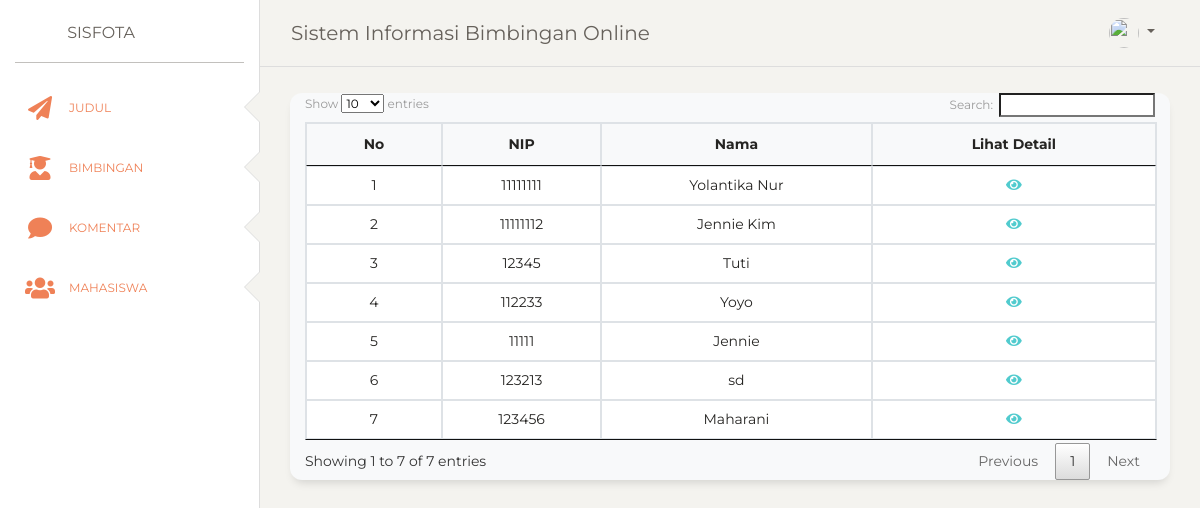
The page /index.php/dosen/mahasiswaData on the database its author committed.
### tables this page shows
CREATE TABLE `mahasiswa` (
  `id_mhs` int(11) NOT NULL,
  `nim` varchar(15) NOT NULL,
  `nm_mhs` varchar(100) NOT NULL,
  `j_kelamin` varchar(20) NOT NULL,
  `prodi` varchar(100) NOT NULL,
  `outline` varchar(200) NOT NULL,
  `thn_angk` int(11) NOT NULL,
  `password` varchar(225) NOT NULL,
  `foto` varchar(225) NOT NULL,
  `status` varchar(20) NOT NULL
);

### application/controllers/Dosen.php (called while the page is built, shortened)
<?php
class Dosen extends CI_Controller{
	function __construct()	{
	   $this->load->model('m_mahasiswa');
	   $this->load->model('m_dosen');
	   $this->load->model('m_bimbingan');
	     $this->load->model('m_komentar');
	}
public function mahasiswaData()
{
		$data['judul'] = "Data Mahasiswa";
		$data['lihat'] = $this->db->get_where('komentar',array('id_mhs'=> $this->session->userdata('nim')))->result_array();
 		$data['user'] = $this->db->get_where('pembimbing',['nip' =>
		$this->session->userdata('nip')])->row_array();
		$data['mahasiswa'] = $this->m_bimbingan->dataMahasiswa();
        $this->load->view('dosen/dashboard-nav',$data);
		$this->load->view('dosen/mahasiswaData',$data);
		$this->load->view('dosen/footer');
}
}
?>

### index.php (called while the page is built, shortened)
<?php
require_once BASEPATH.'core/CodeIgniter.php';

### application/models/M_bimbingan.php (called while the page is built, shortened)
<?php
class m_bimbingan extends CI_Model{
   function dataMahasiswa(){
   return $this->db->get('mahasiswa')->result_array();
  }
}
?>

### application/views/dosen/mahasiswaData.php (the view)
<div class="content">
        <div class="row">
          <div class="col-sm-12">
            <div class="card bg-light mb-3" style="max-width: 100%;">
<div class="col-sm-12">
  <table id="tabel" class=" table-bordered" cellspacing="0" width="100%">
    <thead style="text-align: center;">
    <tr>
      <th>No</th>
      <th>NIP</th>
      <th>Nama</th>
      <th>Lihat Detail</th>
    </tr>
    </thead>
    <tbody style="text-align: center;">
      <?php
    $id_judul = 1;
    foreach($mahasiswa as $row) { ?>
      <tr>
      <td><?=$id_judul++ ?></td>
      <td><?=$row['nim']; ?></td>
      <td><?=$row['nm_mhs']; ?></td>
      <td>
        <a href="<?= base_url();?>dosen/mahasiswaDetail/<?=$row['id_mhs'];?>"><span class="fas fa-fw fa-eye" title="Edit"></span></a>
      </td>
    </tr>
    <?php } ?>
    </tbody>
    </table>
  </div>
</div>
 </div>
</div>
</div>

### application/views/dosen/dashboard-nav.php (shortened to what this page needs)
<!DOCTYPE html>
<html>
<head>
  <link href="<?=base_url('assets/fa/css/all.css')?>" rel="stylesheet">
  <link href="<?=base_url('assets/css/bootstrap.min.css')?>" rel="stylesheet" />
  <link href="<?=base_url('assets/css/paper-dashboard.css?v=2.0.1')?>" rel="stylesheet"/>
  <link href="assets/demo/demo.css" rel="stylesheet" />
 <link rel="stylesheet" type="text/css" href="<?=base_url('assets/css/datatables.min.css')?>">
</head>
<body class="">
  <div class="wrapper ">
    <div class="sidebar" data-color="white" data-active-color="danger">
      <div class="logo">
        <a href="https://www.creative-tim.com" class="simple-text logo-mini">
        </a>
        <a href="https://www.creative-tim.com" class="simple-text logo-normal">
          SISFOTA
        </a>
      </div>
      <div class="sidebar-wrapper">
        <ul class="nav">
          <li class="active">
            <a href="<?=base_url('dosen/judul')?>">
              <i class="fa fa-paper-plane"></i>
              <p>Judul</p>
            </a>
          </li>
          <li class="active">
            <a href="<?=base_url('dosen/bimbingan')?>">
              <i class="fa fa-user-graduate"></i>
              <p>Bimbingan</p>
            </a>
          </li>
          <li class="active">
            <a href="<?=base_url('dosen/komentar')?>">
              <i class="fa fa-comment"></i>
              <p>Komentar</p>
            </a>
          </li>
            <li class="active">
            <a href="<?=base_url('dosen/mahasiswaData')?>">
              <i class="fa fa-users"></i>
              <p>Mahasiswa</p>
            </a>
          </li>
        </ul>
      </div>
    </div>
    <div class="main-panel" style="height: 100vh;">
      <nav class="navbar navbar-expand-lg navbar-absolute fixed-top navbar-transparent">
        <div class="container-fluid">
          <div class="navbar-wrapper">
            <a class="navbar-brand" href="javascript:;">Sistem Informasi Bimbingan Online</a>
          </div>
          <div class="collapse navbar-collapse justify-content-end" id="navigation">
            <ul class="navbar-nav">
              <li class="nav-item btn-rotate dropdown">
                <a class="nav-link dropdown-toggle" href="http://example.com" id="navbarDropdownMenuLink" data-toggle="dropdown" aria-haspopup="true" aria-expanded="false"><img src="<?= base_url('assets/img/') . $user['foto']?>" class="profile_img" style="width: 30px; height: 30px; border-radius: 50px"> <?=$user['nama']?>
                </a>
              </li>
            </ul>
          </div>
        </div>
      </nav>

### application/views/dosen/footer.php (shortened to what this page needs)
  </div>
</div>

### assets/fa/css/all.css (style rules this page uses)
.fa, .fas, .far, .fal, .fad, .fab { -moz-osx-font-smoothing: grayscale; -webkit-font-smoothing: antialiased; display: inline-block; font-style: normal; font-variant: normal; text-rendering: auto; line-height: 1; }
.fa-fw { text-align: center; width: 1.25em; }
.fa-comment:before { content: "\f075"; }
.fa-eye:before { content: "\f06e"; }
.fa-paper-plane:before { content: "\f1d8"; }
.fa-user-graduate:before { content: "\f501"; }
.fa-users:before { content: "\f0c0"; }
.fa, .fas { font-family: 'Font Awesome 5 Free'; font-weight: 900; }

### rows shown on the page
mahasiswa: nim "11111111", nm_mhs "Yolantika Nur"
mahasiswa: nim "11111112", nm_mhs "Jennie Kim"
mahasiswa: nim "12345", nm_mhs "Tuti"
mahasiswa: nim "112233", nm_mhs "Yoyo"
mahasiswa: nim "11111", nm_mhs "Jennie"
mahasiswa: nim "123213", nm_mhs "sd"
mahasiswa: nim "123456", nm_mhs "Maharani"
